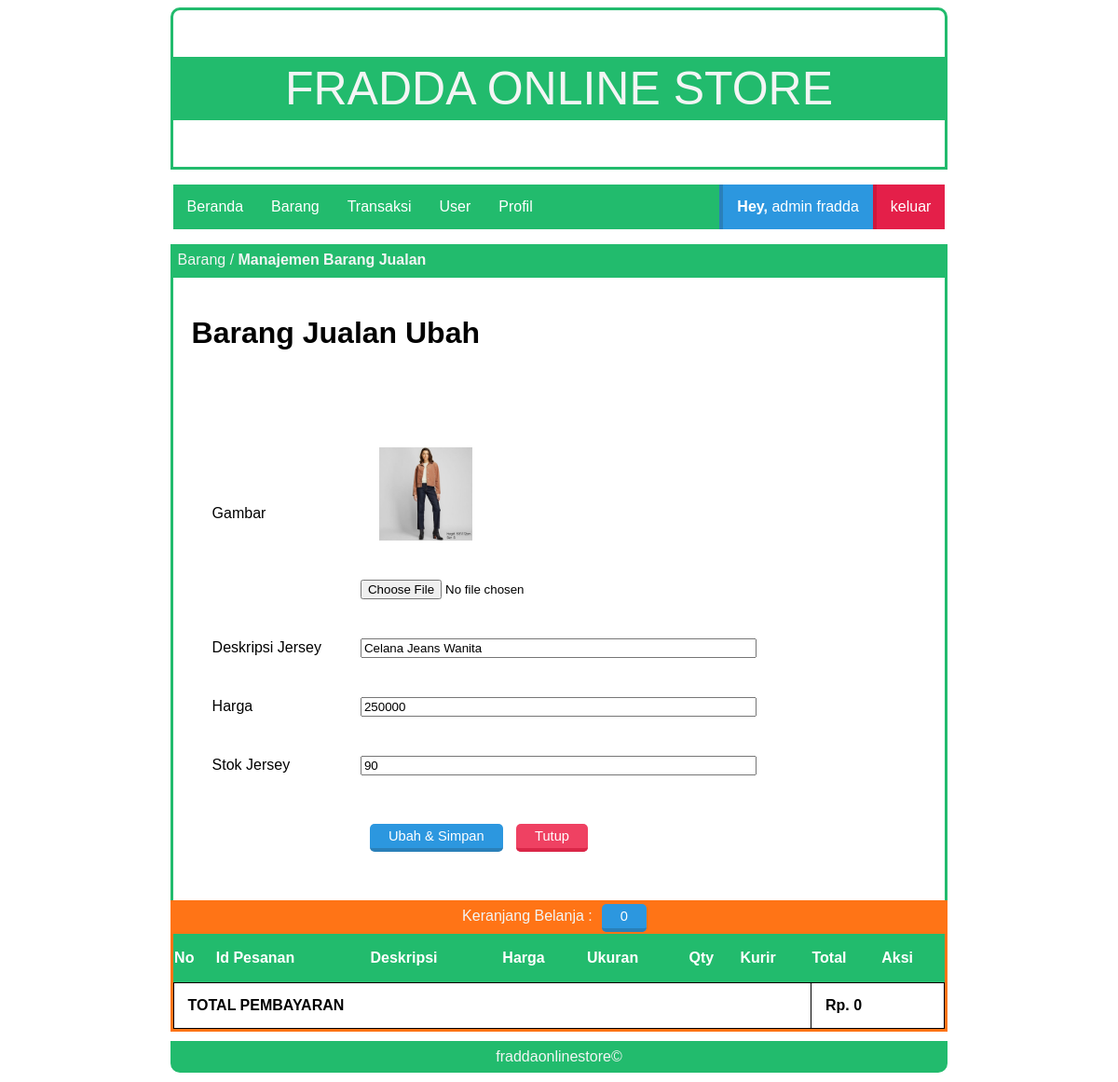
The app's page /fraddaonlinestore/index.php?page=edit_barang&id=1 (signed in) with its own data.
### tables this page shows
CREATE TABLE `tbl_barang` (
  `id_barang` int(100) NOT NULL,
  `deskripsi` varchar(100) NOT NULL,
  `harga` int(20) NOT NULL,
  `stok` int(5) NOT NULL,
  `created` date NOT NULL,
  `nama_image` varchar(50) NOT NULL,
  `type_image` varchar(50) NOT NULL,
  `size_image` bigint(20) NOT NULL
);

### fraddaonlinestore/page/admin/barang/edit_barang.php (the view, shortened to what this page needs)
<div class="box-title">
    <p>Barang / <b>Manajemen Barang Jualan</b></p>
</div>
<div id="box">
<?php
  include "lib/koneksi.php";
    $id = $_GET['id'];
    $result = $conn->prepare("SELECT * FROM tbl_barang WHERE id_barang =:id");
    $result->bindparam(':id', $id);
    $result->execute();
    $row=$result->fetch(PDO::FETCH_OBJ);
 ?>
<h1>Barang Jualan Ubah</h1>
<form name="edit" method="post" action="?page=edit_barangpro" enctype="multipart/form-data">
  <table class="table table-bordered table-striped">
    <tr>
      <td>Gambar</td>
      <td>
        <img src="img/jersey/<?php echo $row->nama_image ?>" width="100"><br><br>
        <input type="file" name="gambar">
      </td>
    </tr>
    <tr>
      <td>Deskripsi Jersey</td>
      <td>
        <input type="text" name="deskripsi" size="50" value="<?php echo $row->deskripsi ?>" required>
      </td>
    </tr>
    <tr>
      <td>Harga</td>
      <td>
        <input type="text" name="harga" size="50" value="<?php echo $row->harga ?>" required>
      </td>
    </tr>
    <tr>
      <td>Stok Jersey</td>
      <td>
        <input type="text" name="stok" size="50" value="<?php echo $row->stok ?>" required>
      </td>
    </tr>
    <tr>
      <td></td>
      <td>
        <input class="tombol-biru" type="submit" name="edit" value="Ubah & Simpan">
        <a class="tombol-merah" href="?page=barang">Tutup</a>
      </td>
    </tr>
  </table>
</form>
</div>

### fraddaonlinestore/style.css (style rules this page uses)
.box-title { background: #22bb6d; width: 70%; height: 30px; margin: auto; border: 3px solid #22bb6d; }
.box-title p { color: #f3f5f4; margin: 5px 5px; font-family: sans-serif; }
#box { border-bottom: 0px; border-left: 3px solid #22bb6d; border-right: 3px solid #22bb6d; width: 70%; margin: auto; min-height: 200px; overflow: hidden; }
#box p,h1,h2,table,tr,td,img { font-family: sans-serif; padding: 20px; text-align: justify; }
.tombol-biru { background:#2C97DF; color:white; border-top:0; border-left:0; border-right:0; border-bottom:4px solid #2A80B9; border-radius: 5px; padding:5px 20px; text-decoration:none; font-family:sans-serif; font-size:11pt; margin:10px; }
.tombol-merah { background:#ef4162; color:white; border-top:0; border-left:0; border-right:0; border-bottom:4px solid #da2648; border-radius: 5px; padding:5px 20px; text-decoration:none; font-family:sans-serif; font-size:11pt; }

### records on screen
tbl_barang: nama_image (picture), deskripsi "Celana Jeans Wanita", harga "250000", stok "90"

### other values on screen
$title "admin"
$user "fradda"
$count "0"
$jumlah "0"
